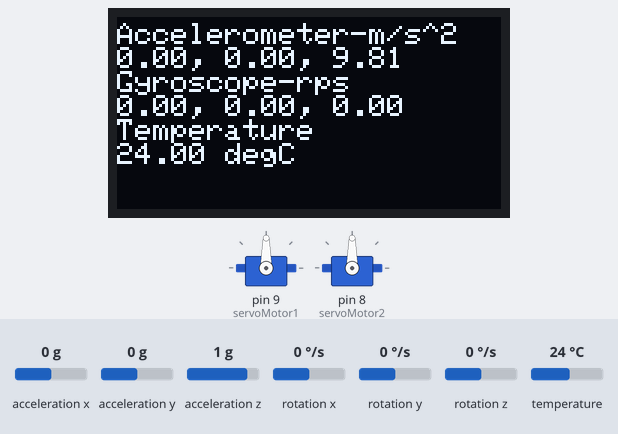
Recording of a sketch running on a simulated Arduino Mega 2560, built for the host (arithmetic inside an expression is 32-bit, double 64-bit). Parts: 2 × servo, 128×64 one-colour display. The inputs (shaded band) are chosen by the test bench; at power-on: rotation x 0 °/s, rotation y 0 °/s, acceleration x 0 g, acceleration y 0 g, acceleration z 1 g, rotation z 0 °/s, temperature 24 °C. Storage starts empty; what the sketch prints to the serial monitor is not drawn.

Above: at 1.3 s.
1.4 s: rotation x set to -192 °/s
At 2.5 s:
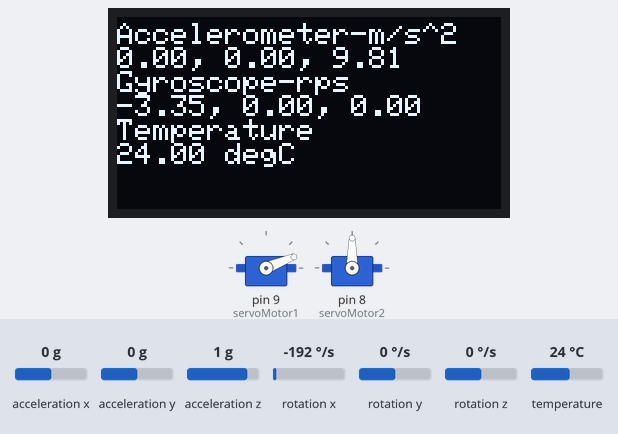
2.9 s: rotation y set to -192 °/s
At 3.3 s:
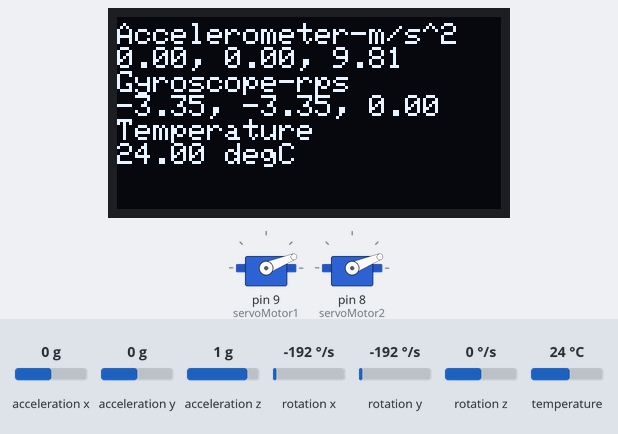
4.4 s: rotation x set to -100 °/s
At 5.3 s:
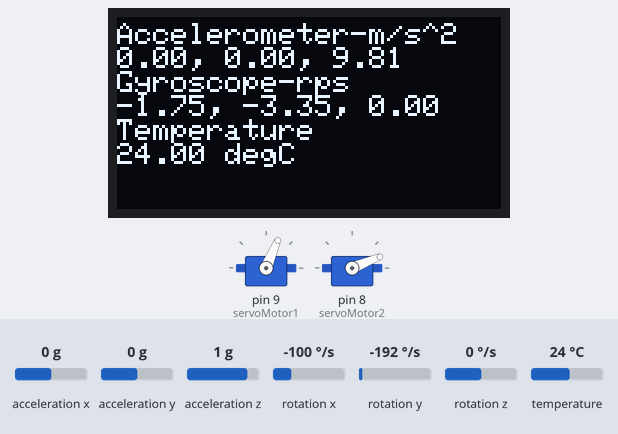
5.9 s: rotation y set to -100 °/s
At 7.1 s:
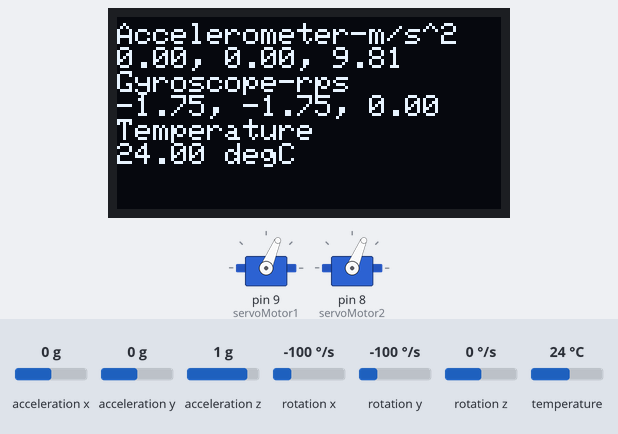
7.4 s: rotation x set to 0 °/s
At 8.1 s:
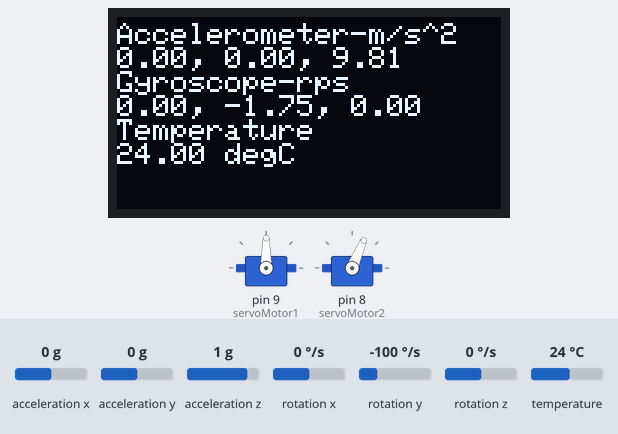
8.9 s: rotation y set to 100 °/s
At 10.0 s:
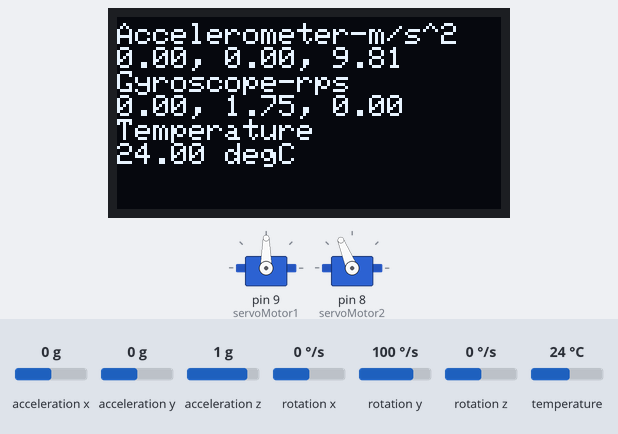
Timing chart, 0 to 11.4 s (numbered marks = the images above; inputs shaded):
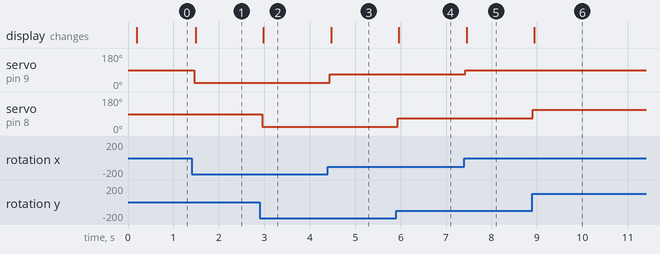

The sketch:

sketch.ino
```cpp
#include <Servo.h> // Servo motorları kontrol etmek için kullanılmaktadır.
#include <Wire.h> // I2C haberleşme işlemleri için kullanılmaktadır.
#include <Adafruit_MPU6050.h> // MPU6050 sensör özellikleri için kullanılmaktadır.
#include <Adafruit_Sensor.h> // Sensör verilerini okumak ve işlemek için kullanılmaktadır.
#include <SD.h> // SD karta erişim sağlamak için kullanıldı.
#include <Adafruit_SSD1306.h> // Oled ekranı ile iletişim kurmak için çağrıldı.
#include <Adafruit_GFX.h> // Ekran cihazlarını yönetmek için kullanılır.

Servo servoMotor1; // servoMotor1 nesnesi oluşturduk.
int servoMin1 = 0;  // Servo motorun minimum pozisyonunu belirledik.
int servoMax1 = 180; // Servo motorun maksimum pozisyonunu belirledik.
Servo servoMotor2; // servoMotor2 nesnesi oluşturduk.
int servoMin2 = 0;   // Servo motorun minimum pozisyonunu belirledik.
int servoMax2 = 180; // Servo motorun maksimum pozisyonunu belirledik.

const int chipSelect = 53; // SD kart ile iletişim kurulurken hangi pine bağlandığını belirtmek için kullanıldı.

Adafruit_MPU6050 mpu; // MPU6050 sensörü için bir nesne oluşturduk.

#define SCREEN_WIDTH 128  // Oled ekranının genişliğini ayarladık.
#define SCREEN_HEIGHT 64 // Oled ekranının yüksekliğini ayarladık.

Adafruit_SSD1306 oled(SCREEN_WIDTH, SCREEN_HEIGHT, &Wire, -1); // Oled nesnemizi oluşturuduk.


void initializeSDcard(){ //SD karta bağlanma fonksiyonu.
  Serial.println("SD karta bağlanılıyor..."); // Console ekranına "SD karta bağlanılıyor..." yazdım.
  if (!SD.begin(chipSelect)) { // Pin ile bağlantı aşamasını başlatmaya çalışıyor.
    Serial.println("SD karta bağlantı işlemi başarısız!"); // Console ekranına "SD karta bağlantı işlemi başarısız!" yazdım.
    return;
  }
  Serial.println("SD karta bağlantı işlemi başarılı"); // Console ekranına "SD karta bağlantı işlemi başarılı" yazdım.
}


void setup() {

  Serial.begin(115200); // Arduino ile seri iletişimi başlattık.
  servoMotor1.attach(9); // Arduino'nun 9.pinine servo motor1'i bağladık.
  servoMotor2.attach(8); // Arduino'nun 8.pinine servo motor2'yi bağladık.

  while (!Serial) // Seri bağlantının başlamasını bekledik.
    delay(10); // 10 milisaniye beklettik.

  Serial.println("Seri bağlantı başladı");//Console ekranına "Seri bağlantının başladı" yazdık.

  // Oled ekranının başlatılmasını denetler.
  if (!oled.begin(SSD1306_SWITCHCAPVCC, 0x3C)) {
    Serial.println(F("SSD1306 oled başarısız!")); // Console ekranına "SSD1306 oled başarısız!" yazdık.
    while (1);
  }
  Serial.println(F("SSD1306 oled başarılı")); // Console ekranına "SSD1306 oled başarılı" yazdık.
  delay(10); // 10 milisaniye beklettik.

  initializeSDcard(); // SD karta bağlanma fonksiyonunu çağırdık.

  if (!mpu.begin())  // MPU6050 sensörünün başlatmaya çalışır.
  {
      Serial.println("MPU6050 sensörü bulunamadı!"); // Console ekranına "MPU6050 sensörü bulunamadı!" yazdık.
      while (1) {
        delay(3000); // 3000 milisaniye beklettik.
    }
  }

  Serial.println("MPU6050 sensörü bulundu\n"); // Console ekranına "MPU6050 sensörü bulundu" yazdık.

  mpu.setAccelerometerRange(MPU6050_RANGE_8_G); // İvmeölçer aralığını ayarladık.
  mpu.setGyroRange(MPU6050_RANGE_500_DEG); // Jiroskop aralığını ayarladık.
  mpu.setFilterBandwidth(MPU6050_BAND_5_HZ); // Filtre bant genişliğini ayarladık.

  Serial.println("\n\n"); // Console ekranında 2 satır aşağı geçtik.
  delay(100); // 100 milisaniye beklettik.
}

void loop() {
  Serial.println();
  sensors_event_t a, g, temp; // ivme, açısal hız, sıcaklık değişkenlerini tanımladık.
  mpu.getEvent(&a, &g, &temp); // ivme, açısal hız, sıcaklık değerlerini okuduk.

  Serial.println("SD karta yazılan ölçümler:\n"); // Console ekranına "SD karta yazılan ölçümler:" yazdık.
  Serial.println("Accelerometer – m/s^2"); // Console ekranına "Accelerometer – m/s^2" yazdık.
  Serial.print(a.acceleration.x); // Console ekranına x eksenindeki ivme değerini yazdık.
  Serial.print(", "); // Console ekranına "," yazdık.
  Serial.print(a.acceleration.y); // Console ekranına y eksenindeki ivme değerini yazdık.
  Serial.print(", "); // Console ekranına "," yazdık.
  Serial.println(a.acceleration.z); // Console ekranına z eksenindeki ivme değerini yazdık.

  Serial.println("Gyroscope – rps"); // Console ekranına "Gyroscope – rps" yazdık.
  Serial.print(g.gyro.x); // Console ekranına Gyroscope'un x eksenindeki değerini yazdık.
  Serial.print(", "); // Console ekranına "," yazdık.
  int servoPos1 = map(g.gyro.x, -4.3, +4.3, servoMin1, servoMax1); // Servo motorun yeni açı değeri belirlendi.
  servoMotor1.write(servoPos1); // Servo motor yeni pozisyona geçti.
  Serial.print(g.gyro.y); // Console ekranına Gyroscope'un y eksenindeki değerini yazdık.
  Serial.print(", "); // Console ekranına "," yazdık.
  int servoPos2 = map(g.gyro.y, -4.3, +4.3, servoMin2, servoMax2);  // Servo motorun yeni açı değeri belirlendi.
  servoMotor2.write(servoPos2); // Servo motor yeni pozisyona geçti.
  Serial.println(g.gyro.z); // Console ekranına Gyroscope'un z eksenindeki değerini yazdık.

  Serial.println("Temperature"); // Console ekranına "Temperature" yazdık.
  Serial.print(temp.temperature); // Console ekranına sıcaklık değerini yazdık.
  Serial.println(" degC"); // Console ekranına " degC" yazdık.

  oled.clearDisplay(); // Oled ekranının içeriğini temizledik.

  oled.setTextSize(1); // Metnin boyutunu belirledik
  oled.setTextColor(WHITE); // Metnin rengini belirledik.
  oled.setCursor(0, 2); // Satır olarak 0 sürun olarak 2'den yazmaya başlamasını belirledik.
  oled.println("Accelerometer-m/s^2");  // Oled ekranına "Accelerometer – m/s^2" yazdık.
  oled.print(a.acceleration.x); // Oled ekranına x eksenindeki ivme değerini yazdık.
  oled.print(", "); // Oled ekranına "," yazdık.
  oled.print(a.acceleration.y); // Oled ekranına y eksenindeki ivme değerini yazdık.
  oled.print(", "); // Oled ekranına "," yazdık.
  oled.println(a.acceleration.z); // Oled ekranına z eksenindeki ivme değerini yazdık.
  oled.println("Gyroscope-rps"); // Oled ekranına "Gyroscope-rps" yazdık.
  oled.print(g.gyro.x); // Oled ekranına Gyroscope'un x eksenindeki değerini yazdık.
  oled.print(", "); // Oled ekranına "," yazdık.
  oled.print(g.gyro.y); // Oled ekranına Gyroscope'un y eksenindeki değerini yazdık.
  oled.print(", "); // Oled ekranına "," yazdık.
  oled.println(g.gyro.z);  // Oled ekranına Gyroscope'un z eksenindeki değerini yazdık.
  oled.println("Temperature");  // Oled ekranına "Temperature" yazdık.
  oled.print(temp.temperature); // Oled ekranına sıcaklık değerini yazdık.
  oled.println(" degC"); // Oled ekranına " degC" yazdık.

  oled.display(); // Oled ekranında göstermek için kullanılır.

  // SD kart yazma işlemleri.
  File dataFile = SD.open("mpu6050.txt", FILE_WRITE); // Dosyaya yazma modunda açar.

  // Dosyaya yazma işlemleri gerçekleştirir.
  if (dataFile) {
    dataFile.println("Accelerometer-m/s^2");  // Dosyaya "Accelerometer-m/s^2" yazdık.
    dataFile.print(a.acceleration.x); // Dosyaya x eksenindeki ivme değerini yazdık.
    dataFile.print(", "); // Dosyaya "," yazdık.
    dataFile.print(a.acceleration.y); // Dosyaya y eksenindeki ivme değerini yazdık.
    dataFile.print(", "); // Dosyaya "," yazdık.
    dataFile.println(a.acceleration.z); // Dosyaya z eksenindeki ivme değerini yazdık.
    dataFile.println("Gyroscope-rps"); // Dosyaya "Gyroscope-rps" yazdık.
    dataFile.print(g.gyro.x); // Dosyaya Gyroscope'un x eksenindeki değerini yazdık.
    dataFile.print(", "); // Dosyaya "," yazdık.
    dataFile.print(g.gyro.y); // Dosyaya Gyroscope'un y eksenindeki değerini yazdık.
    dataFile.print(", "); // Dosyaya "," yazdık.
    dataFile.println(g.gyro.z);  // Dosyaya Gyroscope'un z eksenindeki değerini yazdık.
    dataFile.println("Temperature");  // Dosyaya "Temperature" yazdık.
    dataFile.print(temp.temperature); // Dosyaya sıcaklık değerini yazdık.
    dataFile.println(" degC"); // Dosyaya " degC" yazdık.
    dataFile.close(); // Dosyayı kapattık.
    Serial.println("SD karta yazma işlemleri başarılı."); // Console ekranına "SD karta yazma işlemleri başarılı." yazdık.
  }
  else {
    Serial.println("SD karta yazma işlemleri başarısız!"); // Console ekranına "SD karta yazma işlemleri başarısız!" yazdık.
  }
  Serial.println(); // Console ekranında bir satır aşağı geçtik.
  delay(20); // 20 milisaniye beklettik.
}
```

Measured:
- after the input at 1.4 s, servo on pin 9 (servoMotor1): 90° → 22° after 0.06 s; the display: changes after 0.09 s (image 1)
- after the input at 2.9 s, servo on pin 8 (servoMotor2): 90° → 22° after 0.05 s; the display: changes after 0.08 s (image 2)
- after the input at 4.4 s, servo on pin 9 (servoMotor1): 22° → 67° at once; the display: changes after 0.07 s (image 3)
- after the input at 5.9 s, servo on pin 8 (servoMotor2): 22° → 67° at once; the display: changes after 0.06 s (image 4)
- after the input at 7.4 s, servo on pin 9 (servoMotor1): 67° → 90° at once; the display: changes after 0.05 s (image 5)
- after the input at 8.9 s, servo on pin 8 (servoMotor2): 67° → 112° at once; the display: changes at once (image 6)
